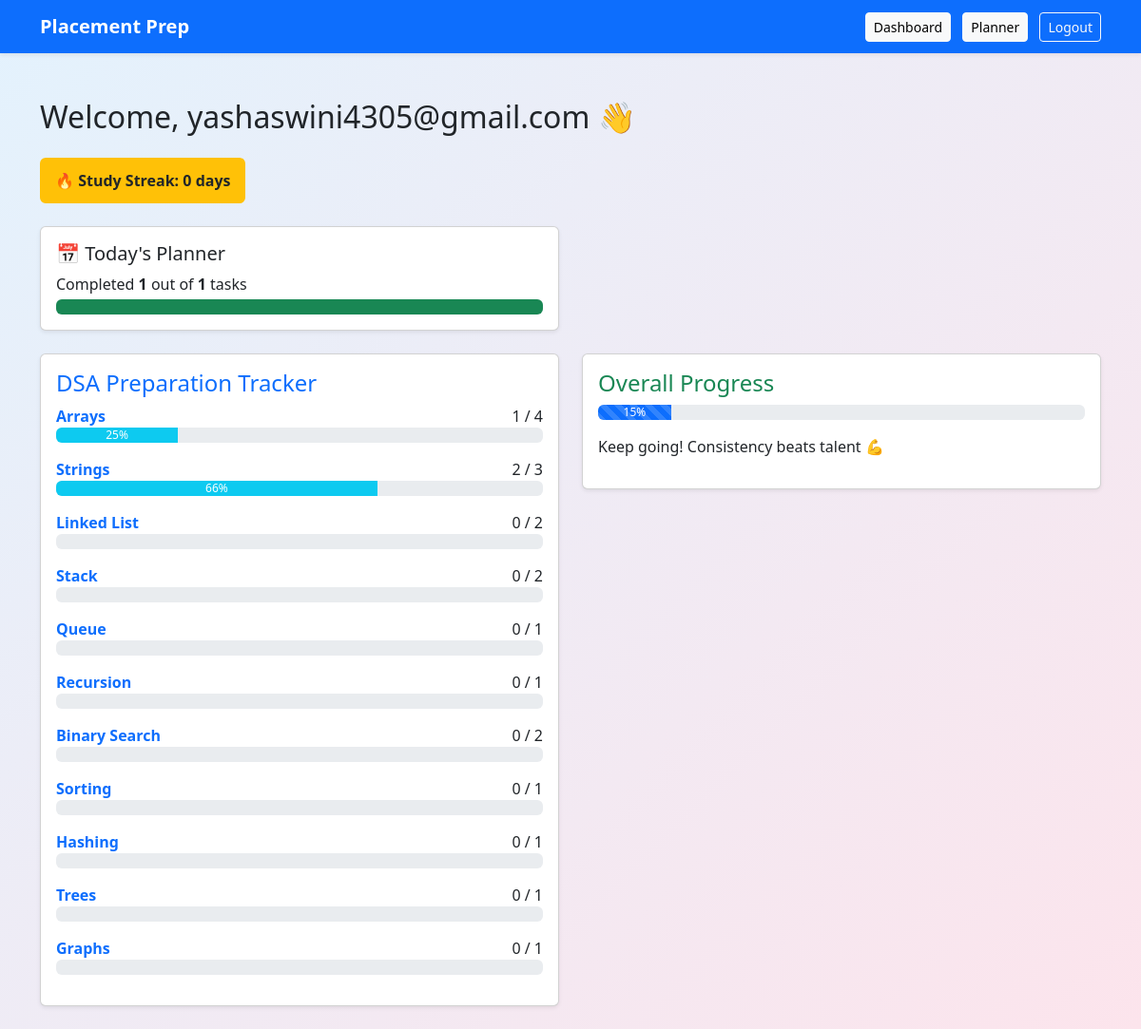
The page /dashboard (signed in) on the database its author committed.
### app.py (models this page shows)
class Question(db.Model):
    id = db.Column(db.Integer, primary_key=True)
    title = db.Column(db.String(200))
    difficulty = db.Column(db.String(20))
    link = db.Column(db.String(300))
    topic = db.Column(db.String(50))
    solved = db.Column(db.Boolean, default=False)
    user_email = db.Column(db.String(100))

### app.py (the view)
@app.route("/dashboard")
def dashboard():
    if "user" not in session:
        return redirect(url_for("login"))
    email = session["user"]
    topics = []
    for t in DSA_TOPICS:
        total = Question.query.filter_by(user_email=email, topic=t).count()
        done = Question.query.filter_by(user_email=email, topic=t, solved=True).count()
        percent = int((done / total) * 100) if total > 0 else 0
        topics.append({
            "name": t,
            "total": total,
            "done": done,
            "percent": percent
        })
    all_questions = Question.query.filter_by(user_email=email).all()
    total_q = len(all_questions)
    done_q = len([q for q in all_questions if q.solved])
    progress = int((done_q / total_q) * 100) if total_q > 0 else 0
    today = str(date.today())
    today_plans = DailyPlan.query.filter_by(
        user_email=email,
        date=today
    ).all()
    today_done = len([p for p in today_plans if p.completed])
    today_total = len(today_plans)
    streak = calculate_streak(email)
    return render_template(
        "dashboard.html",
        topics=topics,
        progress=progress,
        today_done=today_done,
        today_total=today_total,
        streak=streak
    )

### app.py (called while the page is built)
def calculate_streak(email):
    days = StudyDay.query.filter_by(user_email=email).all()
    dates = set(d.date for d in days)
    streak = 0
    current = date.today()
    while str(current) in dates:
        streak += 1
        current -= timedelta(days=1)
    return streak

### templates/dashboard.html (shortened to what this page needs)
{% extends "base.html" %}
{% block content %}
<h2 class="mb-4">Welcome, {{ session["user"] }} 👋</h2>
<div class="badge bg-warning text-dark fs-6 p-3 mb-4">
  🔥 Study Streak:
  <strong>{{ streak }}</strong>
  day{{ 's' if streak != 1 else '' }}
</div>
<div class="row mb-4">
  <div class="col-md-6">
    <div class="card shadow-sm p-3">
      <h5>📅 Today's Planner</h5>
      {% if today_total > 0 %}
        <p class="mb-1">
          Completed <strong>{{ today_done }}</strong> out of
          <strong>{{ today_total }}</strong> tasks
        </p>
        <div class="progress">
          <div
            class="progress-bar bg-success"
            style="width: {{ (today_done / today_total) * 100 }}%">
          </div>
        </div>
      {% else %}
        <p class="text-muted">No tasks planned for today</p>
      {% endif %}
    </div>
  </div>
</div>
<div class="row">
  <div class="col-md-6">
    <div class="card shadow-sm p-3 mb-4">
      <h4 class="text-primary">DSA Preparation Tracker</h4>
      {% for t in topics %}
      <div class="mb-3">
        <div class="d-flex justify-content-between">
          <a href="/topic/{{ t.name }}" class="fw-semibold text-decoration-none">
            {{ t.name }}
          </a>
          <span>{{ t.done }} / {{ t.total }}</span>
        </div>
        <div class="progress">
          <div class="progress-bar bg-info"
               style="width: {{ t.percent }}%">
            {{ t.percent }}%
          </div>
        </div>
      </div>
      {% endfor %}
    </div>
  </div>
  <div class="col-md-6">
    <div class="card shadow-sm p-3">
      <h4 class="text-success">Overall Progress</h4>
      <div class="progress mb-3">
        <div
          id="progress-bar"
          class="progress-bar progress-bar-striped progress-bar-animated"
          style="width: {{ progress }}%">
          {{ progress }}%
        </div>
      </div>
      <p>Keep going! Consistency beats talent 💪</p>
    </div>
  </div>
</div>
{% endblock %}

### rows shown on the page
Question: name "Queue", done "0", total "1"
Question: name "Recursion", done "0", total "1"
Question: name "Sorting", done "0", total "1"
Question: name "Hashing", done "0", total "1"
Question: name "Trees", done "0", total "1"
Question: name "Graphs", done "0", total "1"

### other values the page prints
{{ session["user"] }} "yashaswini4305@gmail.com"
{{ streak }} "0"
{{ 's' if streak != 1 else '' }} "s"
{{ today_done }} "1"
{{ today_total }} "1"
{{ t.name }} "Arrays" "Strings" "Linked List" "Stack" "Binary Search"
{{ t.done }} "1" "2" "0" "0" "0"
{{ t.total }} "4" "3" "2" "2" "2"
{{ t.percent }} "25" "66"
{{ progress }} "15"
